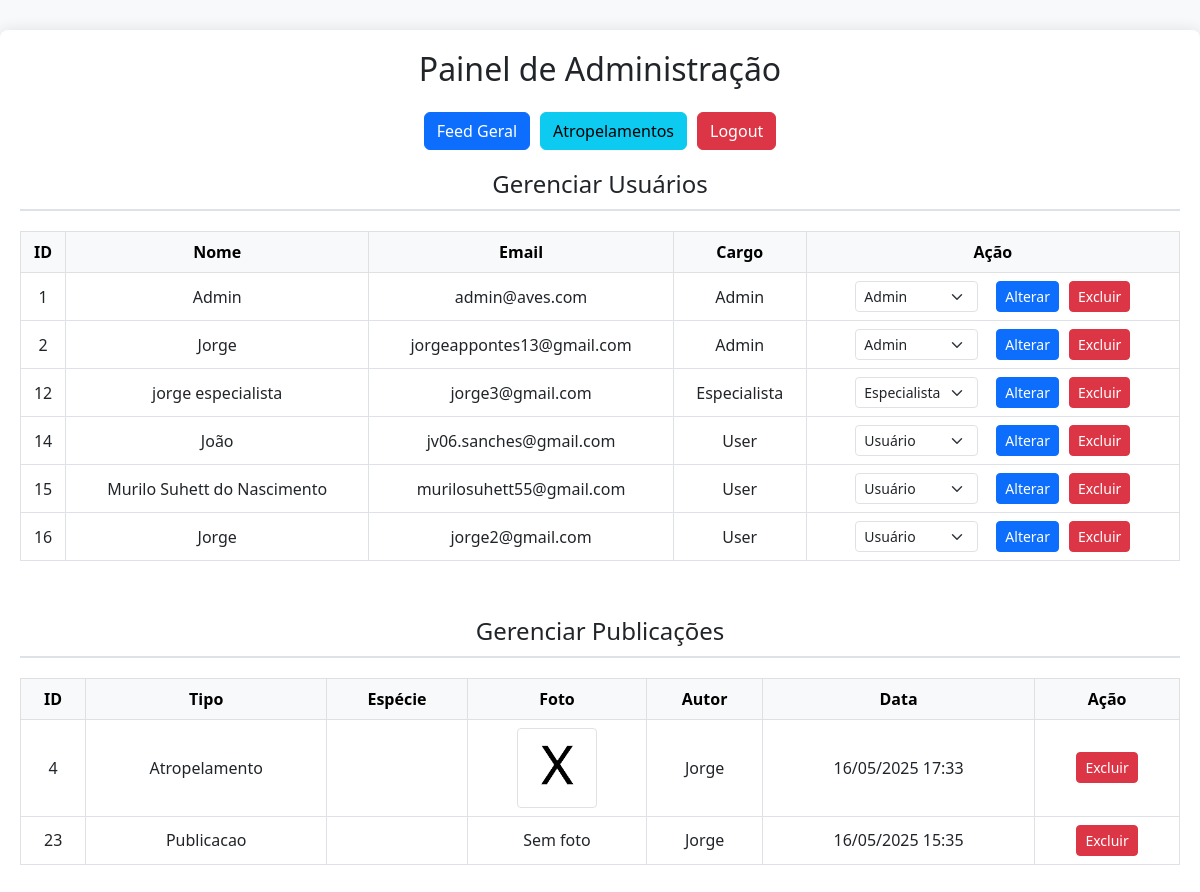
The page /admin.php (signed in) on the database its author committed.
### tables this page shows
CREATE TABLE `usuarios` (
  `id` int(11) NOT NULL,
  `nome` varchar(100) NOT NULL,
  `email` varchar(100) NOT NULL,
  `senha` varchar(255) NOT NULL,
  `cargo` enum('user','especialista','admin') DEFAULT 'user',
  `token_senha` varchar(64) DEFAULT NULL,
  `token_expiracao` datetime DEFAULT NULL
);

### tabela_usuarios_admin.php (the view, shortened to what this page needs)
<div class="table-responsive">
    <table class="table table-bordered table-hover">
        <thead class="table-light">
            <tr>
                <th>ID</th>
                <th>Nome</th>
                <th>Email</th>
                <th>Cargo</th>
                <th>Ação</th>
            </tr>
        </thead>
        <tbody>
            <?php
            $usuarios = $conn->query("SELECT * FROM usuarios");
            while ($user = $usuarios->fetch_assoc()):
            ?>
                <tr>
                    <td><?= $user['id'] ?></td>
                    <td><?= $user['nome'] ?></td>
                    <td><?= $user['email'] ?></td>
                    <td><?= ucfirst($user['cargo']) ?></td>
                    <td>
                        <form method="POST" class="action-form">
                            <select name="cargo" class="form-select form-select-sm me-2" style="width: auto;">
                                <option value="user" <?= $user['cargo'] === 'user' ? 'selected' : '' ?>>Usuário</option>
                                <option value="especialista" <?= $user['cargo'] === 'especialista' ? 'selected' : '' ?>>Especialista</option>
                                <option value="admin" <?= $user['cargo'] === 'admin' ? 'selected' : '' ?>>Admin</option>
                            </select>
                            <button type="submit" name="alterar_cargo" class="btn btn-primary btn-sm">Alterar</button>
                            <button type="submit" name="excluir_usuario" class="btn btn-danger btn-sm" onclick="return confirm('Tem certeza que deseja excluir este usuário e todos os seus dados relacionados?')">Excluir</button>
                        </form>
                    </td>
                </tr>
            <?php endwhile; ?>
        </tbody>
    </table>
</div>

### admin.php (style rules this page uses)
body { background-color: #f8f9fa; }
.table th, .table td { text-align: center; vertical-align: middle; }
.action-form { display: flex; justify-content: center; align-items: center; gap: 10px; }

### rows shown on the page
usuarios: id "1", nome "Admin", email "admin@aves.com", cargo "Admin"
usuarios: id "2", nome "Jorge", email "jorgeappontes13@gmail.com", cargo "Admin"
usuarios: id "12", nome "jorge especialista", email "jorge3@gmail.com", cargo "Especialista"
usuarios: id "14", nome "João", email "jv06.sanches@gmail.com", cargo "User", cargo "Usuário"
usuarios: id "15", nome "Murilo Suhett do Nascimento", email "murilosuhett55@gmail.com", cargo "User", cargo "Usuário"
usuarios: id "16", nome "Jorge", email "jorge2@gmail.com", cargo "User", cargo "Usuário"

### other values the page prints
$post['id'] "4"
$post['tipo'] "Atropelamento"
$post['nome'] "Jorge"
date('d/m/Y H:i', strtotime($post['data_publicacao'])) "16/05/2025 17:33"
$post['id'] "23"
$post['tipo'] "Publicacao"
date('d/m/Y H:i', strtotime($post['data_publicacao'])) "16/05/2025 15:35"
